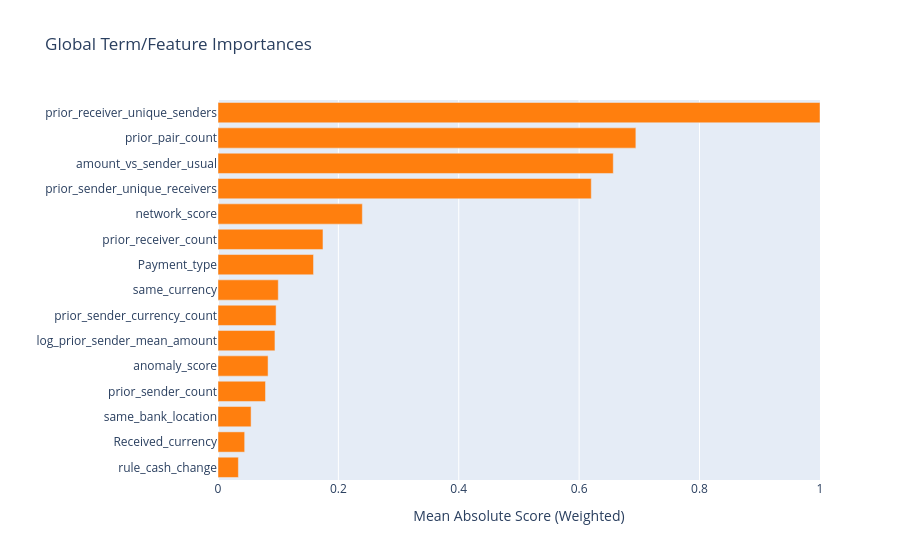
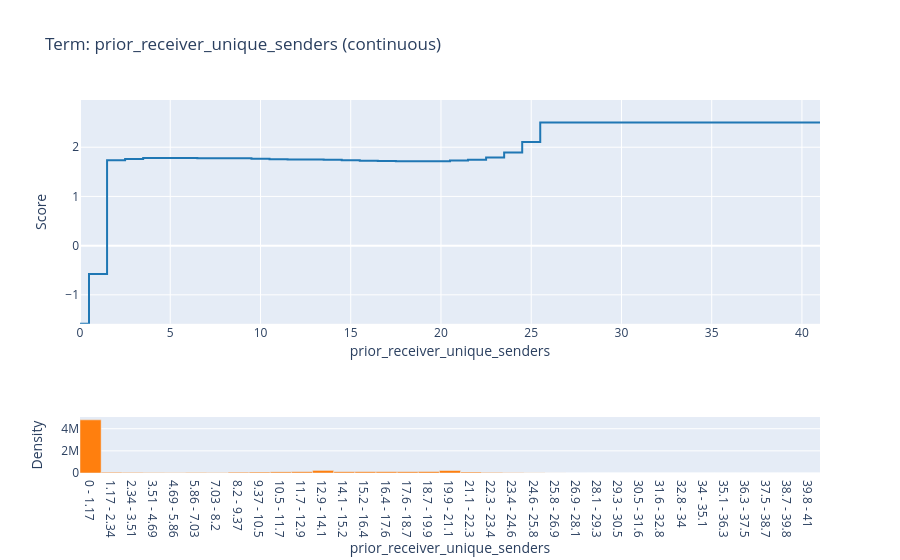
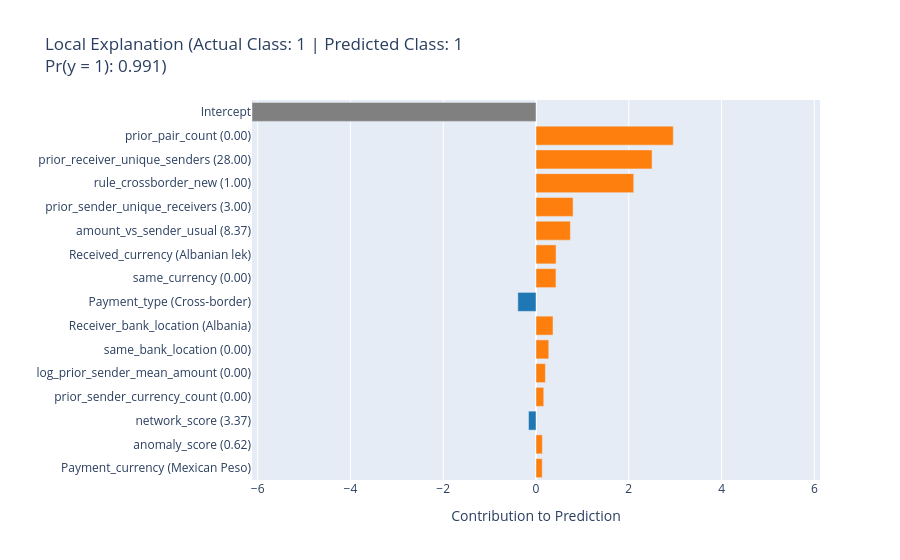

Notebook code for these charts, in order:
### Markdown cell above
### 15.3 Explainable Boosting Machine

An additive model with interactions disabled. InterpretML's built-in global importance, learned feature effect, and local explanation plots appear below the current scorecard.

### Code cell
show_model_scorecard("EBM")
ebm = models["EBM"]

# InterpretML creates these visualizations directly from the fitted EBM.
ebm_global = ebm.explain_global(name="EBM global explanation")
display(ebm_global.visualize())

most_important_index = int(np.argmax(ebm.term_importances()))
print("Learned effect for:", ebm.term_names_[most_important_index])
display(ebm_global.visualize(most_important_index))

ebm_row = int(np.argmax(scores[("EBM", "test")]))
ebm_local = ebm.explain_local(
    test[features].iloc[[ebm_row]], test[label].iloc[[ebm_row]],
    name="EBM local explanation"
)
display(ebm_local.visualize(0))
print("Example label:", int(test[label].iloc[ebm_row]))

### Figure 1 — Plotly figure (JSON) as saved in the notebook; plotly's stock layout.template omitted (floating-point values rounded to 4 significant figures)
{"data": [{"marker": {"color": ["#ff7f0e", "#ff7f0e", "#ff7f0e", "#ff7f0e", "#ff7f0e", "#ff7f0e", "#ff7f0e", "#ff7f0e", "#ff7f0e", "#ff7f0e", "#ff7f0e", "#ff7f0e", "#ff7f0e", "#ff7f0e", "#ff7f0e"]}, "orientation": "h", "type": "bar", "x": [0.03388, 0.04431, 0.05497, 0.07893, 0.08318, 0.09463, 0.09652, 0.1001, 0.1587, 0.1744, 0.2398, 0.6202, 0.6568, 0.6943, 1.0], "y": ["rule_cash_change", "Received_currency", "same_bank_location", "prior_sender_count", "anomaly_score", "log_prior_sender_mean_amount", "prior_sender_currency_count", "same_currency", "Payment_type", "prior_receiver_count", "network_score", "prior_sender_unique_receivers", "amount_vs_sender_usual", "prior_pair_count", "prior_receiver_unique_senders"]}], "layout": {"title": {"text": "Global Term/Feature Importances"}, "xaxis": {"range": [0, 1.0], "title": {"text": "Mean Absolute Score (Weighted)"}}, "yaxis": {"automargin": true, "dtick": 1, "title": {"text": ""}}}}

### Figure 2 — Plotly figure (JSON) as saved in the notebook; plotly's stock layout.template omitted (floating-point values rounded to 4 significant figures)
{"data": [{"line": {"shape": "hv", "width": 0}, "marker": {"color": "#444"}, "mode": "lines", "name": "Lower Bound", "type": "scatter", "x": [0.0, 0.5, 1.5, 2.5, 3.5, 4.5, 6.5, 8.5, 9.5, 10.5, 11.5, 12.5, 13.5, 14.5, 15.5, 16.5, 17.5, 18.5, 19.5, 20.5, 21.5, 22.5, 23.5, 24.5, 25.5, 41.0], "xaxis": "x", "y": [-1.589, -0.5789, 1.735, 1.762, 1.781, 1.782, 1.775, 1.775, 1.766, 1.756, 1.752, 1.75, 1.744, 1.736, 1.726, 1.719, 1.715, 1.715, 1.715, 1.732, 1.744, 1.791, 1.892, 2.107, 2.502, 2.502], "yaxis": "y"}, {"fill": "tonexty", "fillcolor": "rgba(68, 68, 68, 0.15)", "line": {"color": "rgb(31, 119, 180)", "shape": "hv"}, "mode": "lines", "name": "Main", "type": "scatter", "x": [0.0, 0.5, 1.5, 2.5, 3.5, 4.5, 6.5, 8.5, 9.5, 10.5, 11.5, 12.5, 13.5, 14.5, 15.5, 16.5, 17.5, 18.5, 19.5, 20.5, 21.5, 22.5, 23.5, 24.5, 25.5, 41.0], "xaxis": "x", "y": [-1.589, -0.5789, 1.735, 1.762, 1.781, 1.782, 1.775, 1.775, 1.766, 1.756, 1.752, 1.75, 1.744, 1.736, 1.726, 1.719, 1.715, 1.715, 1.715, 1.732, 1.744, 1.791, 1.892, 2.107, 2.502, 2.502], "yaxis": "y"}, {"fill": "tonexty", "fillcolor": "rgba(68, 68, 68, 0.15)", "line": {"shape": "hv", "width": 0}, "marker": {"color": "#444"}, "mode": "lines", "name": "Upper Bound", "type": "scatter", "x": [0.0, 0.5, 1.5, 2.5, 3.5, 4.5, 6.5, 8.5, 9.5, 10.5, 11.5, 12.5, 13.5, 14.5, 15.5, 16.5, 17.5, 18.5, 19.5, 20.5, 21.5, 22.5, 23.5, 24.5, 25.5, 41.0], "xaxis": "x", "y": [-1.589, -0.5789, 1.735, 1.762, 1.781, 1.782, 1.775, 1.775, 1.766, 1.756, 1.752, 1.75, 1.744, 1.736, 1.726, 1.719, 1.715, 1.715, 1.715, 1.732, 1.744, 1.791, 1.892, 2.107, 2.502, 2.502], "yaxis": "y"}, {"hovertemplate": "(%{hovertext}): %{y}", "hovertext": ["0 - 1.17", "1.17 - 2.34", "2.34 - 3.51", "3.51 - 4.69", "4.69 - 5.86", "5.86 - 7.03", "7.03 - 8.2", "8.2 - 9.37", "9.37 - 10.5", "10.5 - 11.7", "11.7 - 12.9", "12.9 - 14.1", "14.1 - 15.2", "15.2 - 16.4", "16.4 - 17.6", "17.6 - 18.7", "18.7 - 19.9", "19.9 - 21.1", "21.1 - 22.3", "22.3 - 23.4", "23.4 - 24.6", "24.6 - 25.8", "25.8 - 26.9", "26.9 - 28.1", "28.1 - 29.3", "29.3 - 30.5", "30.5 - 31.6", "31.6 - 32.8", "32.8 - 34", "34 - 35.1", "35.1 - 36.3", "36.3 - 37.5", "37.5 - 38.7", "38.7 - 39.8", "39.8 - 41"], "marker": {"color": "#ff7f0e"}, "name": "Distribution", "type": "bar", "x": [0.5857, 1.757, 2.929, 4.1, 5.271, 6.443, 7.614, 8.786, 9.957, 11.13, 12.3, 13.47, 14.64, 15.81, 16.99, 18.16, 19.33, 20.5, 21.67, 22.84, 24.01, 25.19, 26.36, 27.53, 28.7, 29.87, 31.04, 32.21, 33.39, 34.56, 35.73, 36.9, 38.07, 39.24, 40.41], "xaxis": "x2", "y": [4802000.0, 66900.0, 54270.0, 42550.0, 31990.0, 51000.0, 39290.0, 73300.0, 84900.0, 104100.0, 118200.0, 233100.0, 116300.0, 119300.0, 119200.0, 116500.0, 129900.0, 224700.0, 86340.0, 53850.0, 31080.0, 15040.0, 4807.0, 1726.0, 280.0, 157.0, 224.0, 82.0, 74.0, 109.0, 192.0, 54.0, 105.0, 10.0, 14.0], "yaxis": "y2"}], "layout": {"bargap": 0, "showlegend": false, "title": {"text": "Term: prior_receiver_unique_senders (continuous)"}, "xaxis": {"anchor": "y", "domain": [0.0, 1.0], "matches": "x", "title": {"standoff": 0, "text": "prior_receiver_unique_senders"}}, "xaxis2": {"anchor": "y2", "domain": [0.0, 1.0], "matches": "x", "tickmode": "array", "ticktext": ["0 - 1.17", "1.17 - 2.34", "2.34 - 3.51", "3.51 - 4.69", "4.69 - 5.86", "5.86 - 7.03", "7.03 - 8.2", "8.2 - 9.37", "9.37 - 10.5", "10.5 - 11.7", "11.7 - 12.9", "12.9 - 14.1", "14.1 - 15.2", "15.2 - 16.4", "16.4 - 17.6", "17.6 - 18.7", "18.7 - 19.9", "19.9 - 21.1", "21.1 - 22.3", "22.3 - 23.4", "23.4 - 24.6", "24.6 - 25.8", "25.8 - 26.9", "26.9 - 28.1", "28.1 - 29.3", "29.3 - 30.5", "30.5 - 31.6", "31.6 - 32.8", "32.8 - 34", "34 - 35.1", "35.1 - 36.3", "36.3 - 37.5", "37.5 - 38.7", "38.7 - 39.8", "39.8 - 41"], "tickvals": [0.5857, 1.757, 2.929, 4.1, 5.271, 6.443, 7.614, 8.786, 9.957, 11.13, 12.3, 13.47, 14.64, 15.81, 16.99, 18.16, 19.33, 20.5, 21.67, 22.84, 24.01, 25.19, 26.36, 27.53, 28.7, 29.87, 31.04, 32.21, 33.39, 34.56, 35.73, 36.9, 38.07, 39.24, 40.41], "title": {"standoff": 0, "text": "prior_receiver_unique_senders"}}, "yaxis": {"anchor": "x", "domain": [0.4, 1.0], "range": [-1.589, 2.96], "title": {"text": "Score"}}, "yaxis2": {"anchor": "x2", "domain": [0.0, 0.15], "title": {"text": "Density"}}}}

### Figure 3 — Plotly figure (JSON) as saved in the notebook; plotly's stock layout.template omitted (floating-point values rounded to 4 significant figures)
{"data": [{"marker": {"color": ["#ff7f0e", "#ff7f0e", "#1f77b4", "#ff7f0e", "#ff7f0e", "#ff7f0e", "#ff7f0e", "#1f77b4", "#ff7f0e", "#ff7f0e", "#ff7f0e", "#ff7f0e", "#ff7f0e", "#ff7f0e", "#ff7f0e", "#808080"]}, "orientation": "h", "type": "bar", "x": [0.1338, 0.1371, -0.1618, 0.167, 0.2028, 0.2748, 0.3663, -0.3917, 0.4303, 0.4321, 0.7414, 0.7992, 2.107, 2.502, 2.96, -6.122], "y": ["Payment_currency (Mexican Peso)", "anomaly_score (0.62)", "network_score (3.37)", "prior_sender_currency_count (0.00)", "log_prior_sender_mean_amount (0.00)", "same_bank_location (0.00)", "Receiver_bank_location (Albania)", "Payment_type (Cross-border)", "same_currency (0.00)", "Received_currency (Albanian lek)", "amount_vs_sender_usual (8.37)", "prior_sender_unique_receivers (3.00)", "rule_crossborder_new (1.00)", "prior_receiver_unique_senders (28.00)", "prior_pair_count (0.00)", "Intercept"]}], "layout": {"title": {"text": "Local Explanation (Actual Class: 1 | Predicted Class: 1<br />Pr(y = 1): 0.991)"}, "xaxis": {"range": [-6.122, 6.122], "title": {"text": "Contribution to Prediction"}}, "yaxis": {"automargin": true, "dtick": 1, "title": {"text": ""}}}}
